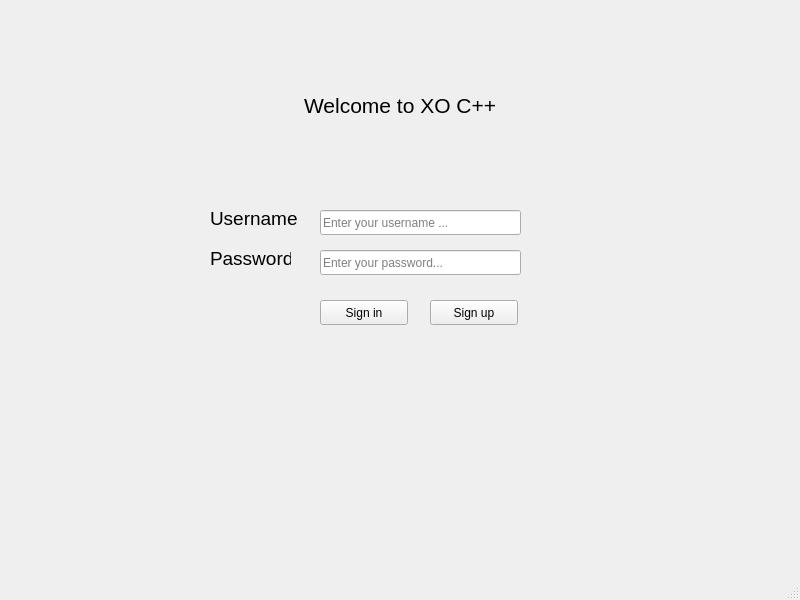
<?xml version="1.0" encoding="UTF-8"?>
<ui version="4.0">
 <class>MainWindow</class>
 <widget class="QMainWindow" name="MainWindow">
  <property name="enabled">
   <bool>true</bool>
  </property>
  <property name="geometry">
   <rect>
    <x>0</x>
    <y>0</y>
    <width>800</width>
    <height>600</height>
   </rect>
  </property>
  <property name="windowTitle">
   <string>MainWindow</string>
  </property>
  <widget class="QWidget" name="centralwidget">
   <property name="enabled">
    <bool>true</bool>
   </property>
   <widget class="QStackedWidget" name="stackedWidget">
    <property name="geometry">
     <rect>
      <x>0</x>
      <y>0</y>
      <width>800</width>
      <height>600</height>
     </rect>
    </property>
    <property name="currentIndex">
     <number>0</number>
    </property>
    <widget class="QWidget" name="login_page">
     <widget class="QLabel" name="label">
      <property name="geometry">
       <rect>
        <x>304</x>
        <y>90</y>
        <width>192</width>
        <height>31</height>
       </rect>
      </property>
      <property name="font">
       <font>
        <pointsize>16</pointsize>
       </font>
      </property>
      <property name="text">
       <string>Welcome to XO C++</string>
      </property>
     </widget>
     <widget class="QLabel" name="label_2">
      <property name="geometry">
       <rect>
        <x>210</x>
        <y>210</y>
        <width>91</width>
        <height>17</height>
       </rect>
      </property>
      <property name="font">
       <font>
        <pointsize>14</pointsize>
       </font>
      </property>
      <property name="text">
       <string>Username</string>
      </property>
     </widget>
     <widget class="QLabel" name="label_3">
      <property name="geometry">
       <rect>
        <x>210</x>
        <y>250</y>
        <width>81</width>
        <height>17</height>
       </rect>
      </property>
      <property name="font">
       <font>
        <pointsize>14</pointsize>
       </font>
      </property>
      <property name="text">
       <string>Password</string>
      </property>
     </widget>
     <widget class="QLineEdit" name="username_text">
      <property name="geometry">
       <rect>
        <x>320</x>
        <y>210</y>
        <width>201</width>
        <height>25</height>
       </rect>
      </property>
      <property name="placeholderText">
       <string>Enter your username ...</string>
      </property>
     </widget>
     <widget class="QLineEdit" name="password_text">
      <property name="geometry">
       <rect>
        <x>320</x>
        <y>250</y>
        <width>201</width>
        <height>25</height>
       </rect>
      </property>
      <property name="accessibleName">
       <string/>
      </property>
      <property name="placeholderText">
       <string>Enter your password...</string>
      </property>
      <property name="clearButtonEnabled">
       <bool>false</bool>
      </property>
     </widget>
     <widget class="QPushButton" name="pushButton">
      <property name="geometry">
       <rect>
        <x>320</x>
        <y>300</y>
        <width>88</width>
        <height>25</height>
       </rect>
      </property>
      <property name="text">
       <string>Sign in</string>
      </property>
     </widget>
     <widget class="QPushButton" name="pushButton_2">
      <property name="geometry">
       <rect>
        <x>430</x>
        <y>300</y>
        <width>88</width>
        <height>25</height>
       </rect>
      </property>
      <property name="text">
       <string>Sign up</string>
      </property>
     </widget>
    </widget>
    <widget class="QWidget" name="sign_up_page"/>
   </widget>
  </widget>
  <widget class="QMenuBar" name="menubar">
   <property name="geometry">
    <rect>
     <x>0</x>
     <y>0</y>
     <width>800</width>
     <height>22</height>
    </rect>
   </property>
  </widget>
  <widget class="QStatusBar" name="statusbar"/>
 </widget>
 <resources/>
 <connections/>
</ui>
